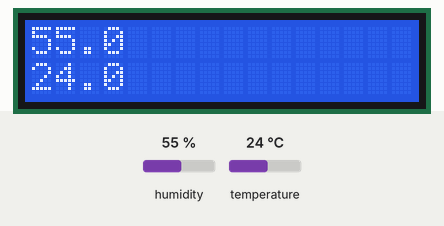
This sketch was run on a simulated ESP8266 (NodeMCU). Parts: 16×2 character LCD. The inputs (shaded band) are chosen by the test bench; at power-on: humidity 55 %, temperature 24 °C.

Above: at 1.2 s.
1.3 s: humidity set to 22 %
At 1.7 s:
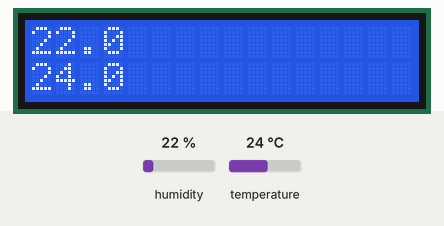
2.8 s: temperature set to 12 °C
At 3.3 s:
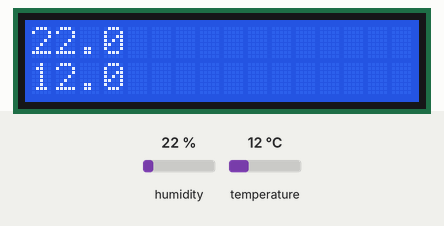
4.3 s: humidity set to 40 %
At 5.3 s:
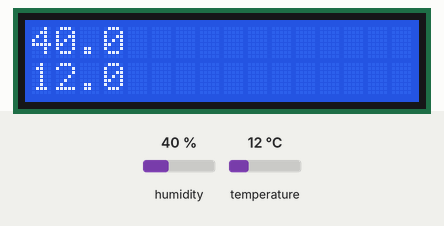
5.8 s: temperature set to 19 °C
At 6.9 s:
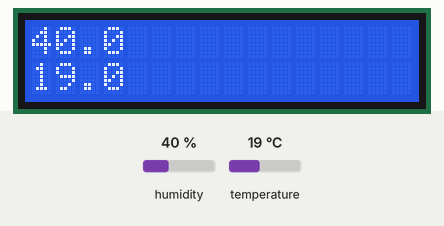
Timing chart, 0 to 8.3 s (numbered marks = the images above; inputs shaded):
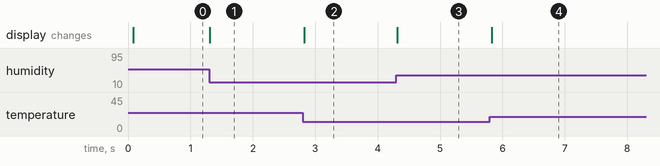

The sketch:

LCDDHT.ino
```cpp
#include<dht.h>
#include <LiquidCrystal.h>
const int en = D1;
const int rs = D2;
dht DHT;
LiquidCrystal lcd(rs,en,D3,D4,D5,D6);
void setup() {
  lcd.begin(16,2);
}

void loop() {
  DHT.read11(D0);
  lcd.setCursor(0,0);
  lcd.print(DHT.humidity,1);
  lcd.setCursor(0,1);
  lcd.print(DHT.temperature,1);
}
```

Measured:
- after the input at 1.3 s, the display: changes at once (image 1)
- after the input at 2.8 s, the display: changes at once (image 2)
- after the input at 4.3 s, the display: changes at once (image 3)
- after the input at 5.8 s, the display: changes at once (image 4)
